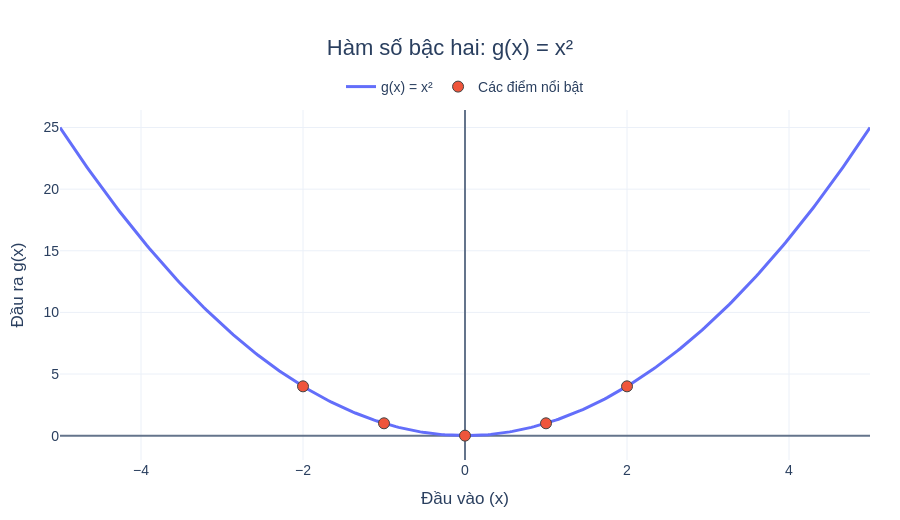

This figure's notebook cell:
### Markdown cell above
# Thêm chú thích cho hàm số bậc hai

### Code cell
quadratic_caption = r"""
<strong>Hàm số bậc hai</strong> có dạng
\(g(x)=ax^2+bx+c\) với \(a\neq 0\).
Ở đây, \(g(x)=x^2\) và đồ thị của nó là một <strong>parabol</strong> mở lên trên.

<br><br>

<strong>Đỉnh (vertex)</strong> của parabol nằm tại:

\[
(0,0)
\]

Đây là điểm thấp nhất (cực tiểu) của hàm số.

<br><br>

Đồ thị <strong>đối xứng qua trục y</strong>,
vì \(g(-x)=(-x)^2=x^2=g(x)\).

Ví dụ:

\[
g(-2)=(-2)^2=4
\]

\[
g(2)=2^2=4
\]

Do đó:

\[
g(-2)=g(2)
\]

Phép bình phương làm mất dấu của đầu vào, nên hai số đối nhau
cho cùng một kết quả.

<br><br>

<strong>Các điểm được làm nổi bật:</strong>

\[
(-2,4),\;(-1,1),\;(0,0),\;(1,1),\;(2,4)
\]

<br>

<strong>Hàm bậc nhất và hàm bậc hai khác nhau thế nào?</strong>

Hàm bậc nhất như \(f(x)=2x+1\) có tốc độ thay đổi không đổi,
nên đồ thị là đường thẳng. Hàm bậc hai có tốc độ thay đổi thay đổi
(độ dốc của \(x^2\) là \(2x\)), nên đồ thị cong thành parabol.
"""


add_caption(
    fig=fig_quadratic,

    caption=quadratic_caption,

    title="Tìm hiểu hàm số bậc hai",

    html_name="quadratic_function.html"
)

### Figure 1 — Plotly figure (JSON) as saved in the notebook; plotly's stock layout.template omitted (floating-point values rounded to 4 significant figures; data arrays with more than 128 entries replaced by an {"elided": "..."} marker saying what was removed)
{"data": [{"hovertemplate": "x = %{x:.2f}<br>g(x) = %{y:.2f}<extra></extra>", "line": {"width": 3}, "mode": "lines", "name": "g(x) = x²", "type": "scatter", "x": {"elided": "300 float values"}, "y": {"elided": "300 float values"}}, {"hovertemplate": "Điểm: (%{x}, %{y})<extra></extra>", "marker": {"line": {"width": 1}, "size": 11, "symbol": "circle"}, "mode": "markers", "name": "Các điểm nổi bật", "type": "scatter", "x": [-2, -1, 0, 1, 2], "y": [4, 1, 0, 1, 4]}], "layout": {"autosize": true, "font": {"family": "Arial, sans-serif", "size": 14}, "height": 520, "hovermode": "closest", "legend": {"orientation": "h", "x": 0.5, "xanchor": "center", "y": 1.02, "yanchor": "bottom"}, "margin": {"b": 60, "l": 60, "r": 30, "t": 110}, "title": {"font": {"size": 22}, "text": "Hàm số bậc hai: g(x) = x²", "x": 0.5, "xanchor": "center"}, "xaxis": {"showgrid": true, "title": {"text": "Đầu vào (x)"}, "zeroline": true, "zerolinecolor": "#64748b", "zerolinewidth": 2}, "yaxis": {"showgrid": true, "title": {"text": "Đầu ra g(x)"}, "zeroline": true, "zerolinecolor": "#64748b", "zerolinewidth": 2}}}
